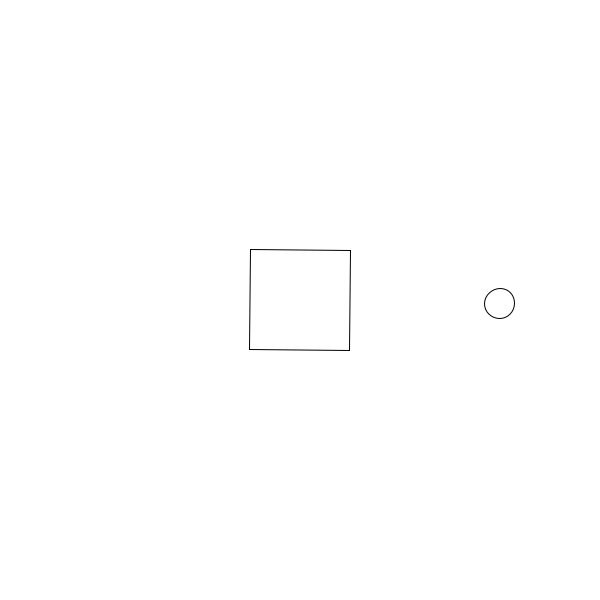
Frame 1 (no input)
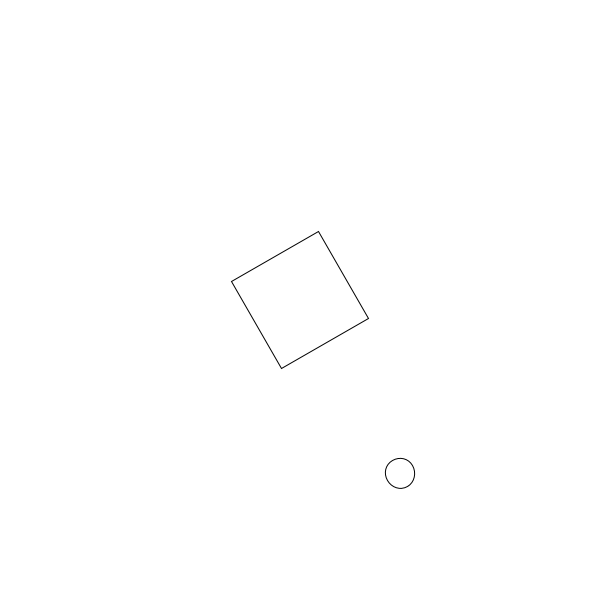
Frame 60 (the mouse pressed at the canvas centre just before this capture)
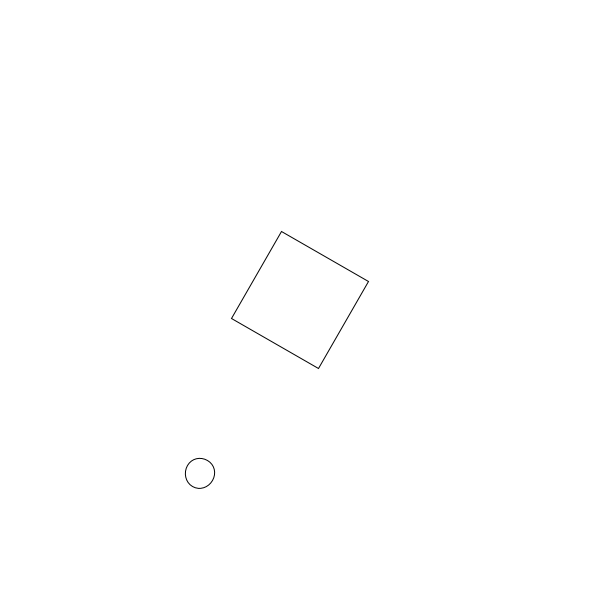
Frame 120 (the mouse held since frame 60 and released just before this capture)

The Processing sketch that drew these frames (run headless with seeded random() and noise(); from frame 60 on, the mouse is pressed at the canvas centre):

// Processing sketch: rotacion_1
// ── rotacion_1.pde
float a = 0;
void setup() {
  size(600, 600);
}

void draw() {
  background(255);
  a++;
  rectMode(CENTER);
  pushMatrix();
  translate(width/2, height/2);
  rotate(radians(a));
  rect(0,0,100,100);
  ellipse(200,0,30,30);
  popMatrix();

}
